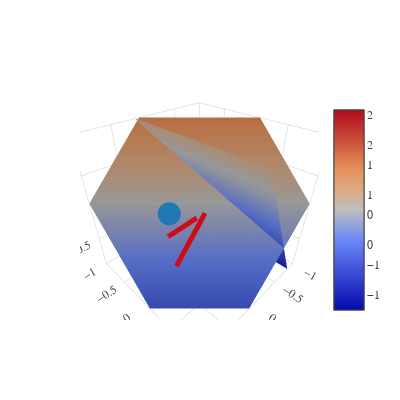

The notebook cell this image was saved under:
### Markdown cell above
Plot the figure

### Code cell
fig=go.Figure(data=data,layout=layout)
py.iplot(fig)

### Figure 1 — Plotly figure (JSON) as saved in the notebook; plotly's stock layout.template omitted (floating-point values rounded to 4 significant figures)
{"data": [{"mode": "markers", "type": "scatter3d", "x": [0.5], "y": [0], "z": [0.2]}, {"mode": "markers", "type": "scatter3d", "x": [0.1], "y": [-0.4], "z": [0.3]}, {"line": {"color": "rgb(205, 12, 24)", "width": 10}, "mode": "lines", "type": "scatter3d", "x": [-0.04, 0.8544], "y": [0.08, 0.5272], "z": [0, 0]}, {"line": {"color": "rgb(205, 12, 24)", "width": 10}, "mode": "lines", "type": "scatter3d", "x": [0.03333, 0.8498], "y": [0.01667, 0.4249], "z": [-0.08333, 0.3249]}, {"type": "surface", "x": [[-1, 1], [-1, 1]], "y": [[-1, -1], [1, 1]], "z": [[2.1, 0.1], [0.1, -1.9]]}, {"type": "surface", "x": [[-1, 1], [-1, 1]], "y": [[-1, -1], [1, 1]], "z": [[-1.3, 2.7], [-1.3, 2.7]]}], "layout": {"font": {"family": "Verdana"}, "height": 400, "plot_bgcolor": "rgb(255, 255, 255)", "scene": {"aspectmode": "cube", "camera": {"center": {"x": 0, "y": 0, "z": 0}, "eye": {"x": 1, "y": 1, "z": 1}}, "xaxis": {"autorange": false, "range": [-1, 1], "zeroline": false}, "yaxis": {"autorange": false, "range": [-1, 1], "zeroline": false}, "zaxis": {"autorange": false, "range": [-1, 1], "zeroline": false}}, "showlegend": false, "width": 400}}
